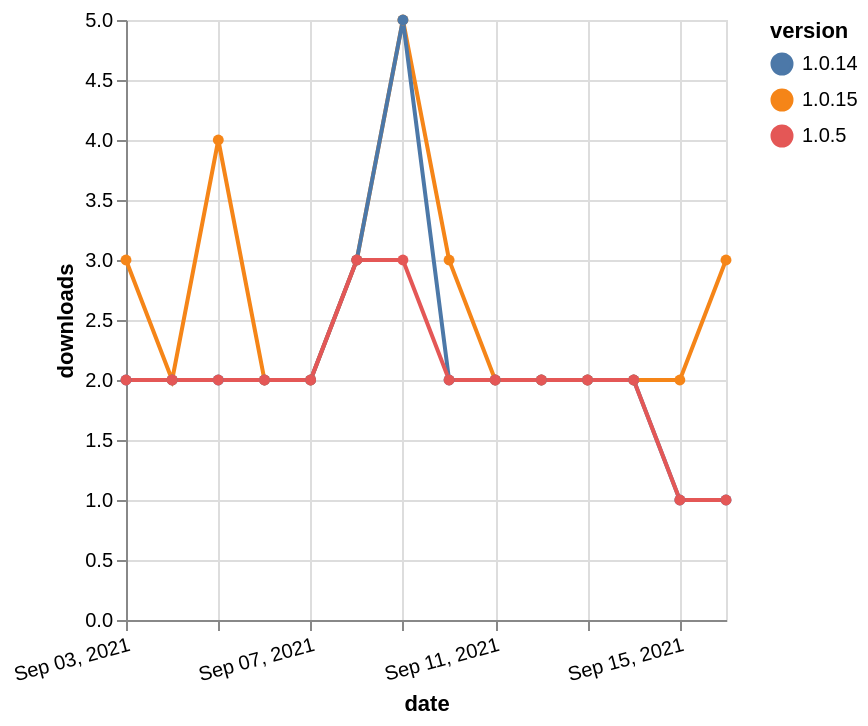

Vega-Lite specification for this chart:
### Vega-Lite specification from a JSON file in a GitHub repository (floating-point values rounded to 4 significant figures)
{"$schema": "https://vega.github.io/schema/vega-lite/v5.json", "description": "A simple bar chart with embedded data.", "data": {"values": [{"date": "2021-09-03", "total": 475, "delta": 3, "version": "1.0.15"}, {"date": "2021-09-04", "total": 477, "delta": 2, "version": "1.0.15"}, {"date": "2021-09-05", "total": 481, "delta": 4, "version": "1.0.15"}, {"date": "2021-09-06", "total": 483, "delta": 2, "version": "1.0.15"}, {"date": "2021-09-07", "total": 485, "delta": 2, "version": "1.0.15"}, {"date": "2021-09-08", "total": 488, "delta": 3, "version": "1.0.15"}, {"date": "2021-09-09", "total": 493, "delta": 5, "version": "1.0.15"}, {"date": "2021-09-10", "total": 496, "delta": 3, "version": "1.0.15"}, {"date": "2021-09-11", "total": 498, "delta": 2, "version": "1.0.15"}, {"date": "2021-09-12", "total": 500, "delta": 2, "version": "1.0.15"}, {"date": "2021-09-13", "total": 502, "delta": 2, "version": "1.0.15"}, {"date": "2021-09-14", "total": 504, "delta": 2, "version": "1.0.15"}, {"date": "2021-09-15", "total": 506, "delta": 2, "version": "1.0.15"}, {"date": "2021-09-16", "total": 509, "delta": 3, "version": "1.0.15"}, {"date": "2021-09-03", "total": 2283, "delta": 2, "version": "1.0.14"}, {"date": "2021-09-04", "total": 2285, "delta": 2, "version": "1.0.14"}, {"date": "2021-09-05", "total": 2287, "delta": 2, "version": "1.0.14"}, {"date": "2021-09-06", "total": 2289, "delta": 2, "version": "1.0.14"}, {"date": "2021-09-07", "total": 2291, "delta": 2, "version": "1.0.14"}, {"date": "2021-09-08", "total": 2294, "delta": 3, "version": "1.0.14"}, {"date": "2021-09-09", "total": 2299, "delta": 5, "version": "1.0.14"}, {"date": "2021-09-10", "total": 2301, "delta": 2, "version": "1.0.14"}, {"date": "2021-09-11", "total": 2303, "delta": 2, "version": "1.0.14"}, {"date": "2021-09-12", "total": 2305, "delta": 2, "version": "1.0.14"}, {"date": "2021-09-13", "total": 2307, "delta": 2, "version": "1.0.14"}, {"date": "2021-09-14", "total": 2309, "delta": 2, "version": "1.0.14"}, {"date": "2021-09-15", "total": 2310, "delta": 1, "version": "1.0.14"}, {"date": "2021-09-16", "total": 2311, "delta": 1, "version": "1.0.14"}, {"date": "2021-09-03", "total": 2167, "delta": 2, "version": "1.0.5"}, {"date": "2021-09-04", "total": 2169, "delta": 2, "version": "1.0.5"}, {"date": "2021-09-05", "total": 2171, "delta": 2, "version": "1.0.5"}, {"date": "2021-09-06", "total": 2173, "delta": 2, "version": "1.0.5"}, {"date": "2021-09-07", "total": 2175, "delta": 2, "version": "1.0.5"}, {"date": "2021-09-08", "total": 2178, "delta": 3, "version": "1.0.5"}, {"date": "2021-09-09", "total": 2181, "delta": 3, "version": "1.0.5"}, {"date": "2021-09-10", "total": 2183, "delta": 2, "version": "1.0.5"}, {"date": "2021-09-11", "total": 2185, "delta": 2, "version": "1.0.5"}, {"date": "2021-09-12", "total": 2187, "delta": 2, "version": "1.0.5"}, {"date": "2021-09-13", "total": 2189, "delta": 2, "version": "1.0.5"}, {"date": "2021-09-14", "total": 2191, "delta": 2, "version": "1.0.5"}, {"date": "2021-09-15", "total": 2192, "delta": 1, "version": "1.0.5"}, {"date": "2021-09-16", "total": 2193, "delta": 1, "version": "1.0.5"}]}, "width": "container", "mark": {"type": "line", "point": {"filled": true}}, "encoding": {"x": {"field": "date", "type": "temporal", "timeUnit": "yearmonthdate", "title": "date", "axis": {"labelAngle": -15}}, "y": {"field": "delta", "type": "quantitative", "title": "downloads"}, "color": {"field": "version", "type": "nominal"}, "tooltip": {"field": "delta"}}}
